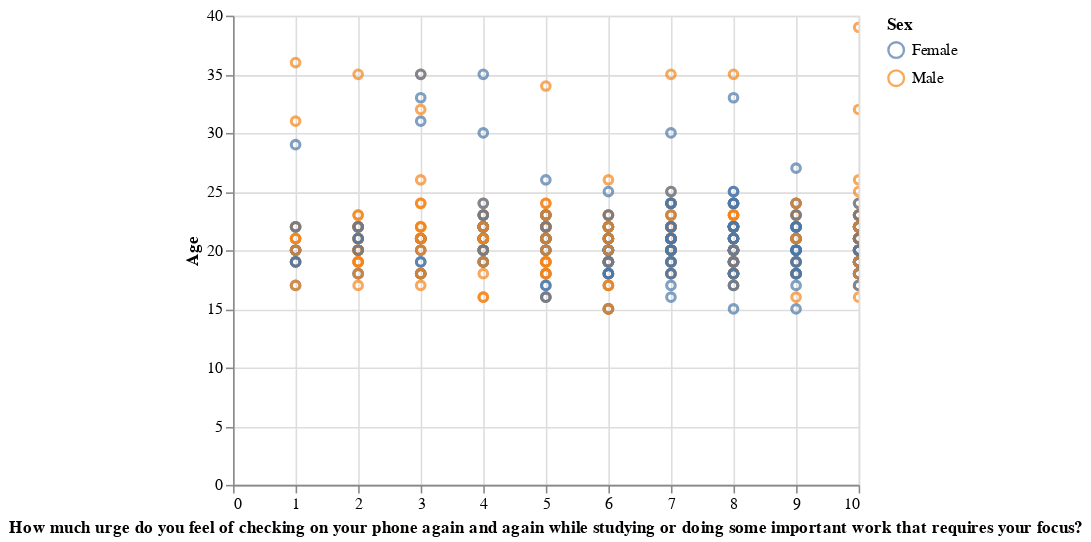

This figure's notebook cell:
### Code cell
alt.Chart(entries).mark_point().encode(
    y='Age',
    x='How much urge do you feel of checking on your phone again and again while studying or doing some important work that requires your focus?',
    color='Sex'
).interactive()

### Figure 1 — Vega-Lite specification as saved in the notebook (floating-point values rounded to 4 significant figures; data arrays with more than 128 entries replaced by an {"elided": "..."} marker saying what was removed)
{"config": {"view": {"continuousWidth": 400, "continuousHeight": 300}}, "data": {"name": "data-b7fabe23d56a217c3bc5cd70d39a5df9"}, "mark": "point", "encoding": {"color": {"field": "Sex", "type": "nominal"}, "x": {"field": "How much urge do you feel of checking on your phone again and again while studying or doing some important work that requires your focus?", "type": "quantitative"}, "y": {"field": "Age", "type": "quantitative"}}, "selection": {"selector002": {"type": "interval", "bind": "scales", "encodings": ["x", "y"]}}, "$schema": "https://vega.github.io/schema/vega-lite/v4.17.0.json", "datasets": {"data-b7fabe23d56a217c3bc5cd70d39a5df9": {"elided": "483 records"}}}
